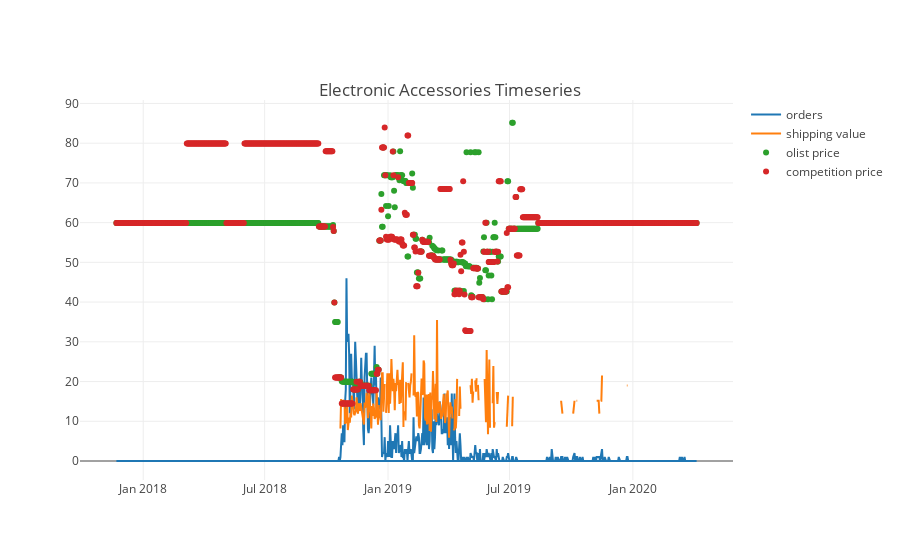

This figure's notebook cell:
### Code cell
init_notebook_mode(connected=True)

trace0 = go.Scatter(x=elect_accessories.date.unique(),
                   y=elect_accessories.groupby('date')['orders'].sum(),
                    mode='lines', name='orders')

trace1 = go.Scatter(x=elect_accessories.date,
                    y=elect_accessories.groupby('date')['competition_price'].mean(),
                    mode='markers', name='competition price')

trace2 = go.Scatter(x=elect_accessories.date,
                    y=elect_accessories.groupby('date')['price'].mean(),
                    mode='markers', name='olist price')

trace3 = go.Scatter(x=elect_accessories.date,
                    y=elect_accessories.groupby('date')['freight_value'].mean(),
                    mode='lines', name='shipping value')

fig = go.Figure([trace0, trace3, trace2, trace1])

fig.layout.update(
    title={
        'text': "Electronic Accessories Timeseries",
        'y':0.85,
        'x':0.5,
        'xanchor': 'center',
        'yanchor': 'top'})
fig.show()

### Figure 1 — Plotly figure (JSON) as saved in the notebook; plotly's stock layout.template omitted (floating-point values rounded to 4 significant figures; data arrays with more than 128 entries replaced by an {"elided": "..."} marker saying what was removed)
{"data": [{"mode": "lines", "name": "orders", "type": "scatter", "uid": "d539f56d-e556-4047-ae5c-0b508786f60e", "x": {"elided": "866 str values"}, "y": {"elided": "866 int values"}}, {"mode": "lines", "name": "shipping value", "type": "scatter", "uid": "05e8f677-ab5d-45da-a2a1-fe0cb8251fdc", "x": {"elided": "1103 str values"}, "y": {"elided": "866 float values"}}, {"mode": "markers", "name": "olist price", "type": "scatter", "uid": "23baac5e-fa69-4d96-a759-4cc32fad366e", "x": {"elided": "1103 str values"}, "y": {"elided": "866 float values"}}, {"mode": "markers", "name": "competition price", "type": "scatter", "uid": "763fbc96-b9c8-4003-9057-54c29517dc03", "x": {"elided": "1103 str values"}, "y": {"elided": "866 float values"}}], "layout": {"title": {"text": "Electronic Accessories Timeseries", "x": 0.5, "xanchor": "center", "y": 0.85, "yanchor": "top"}}}
